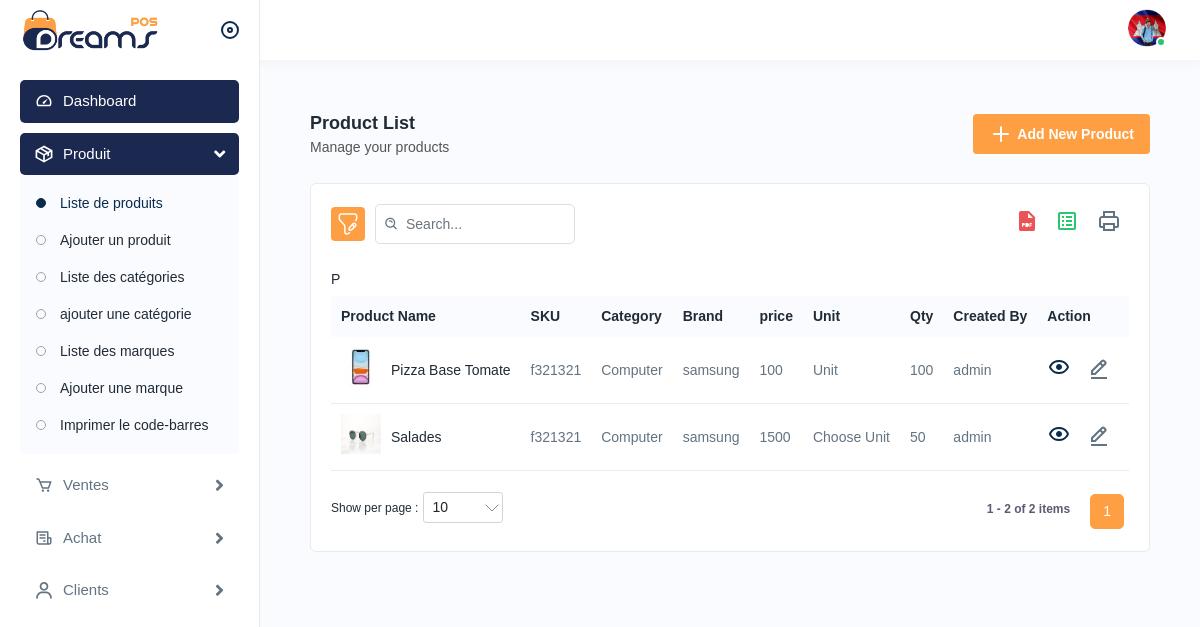
Before: /?page=produits&sub_page=list_product with the older database file.
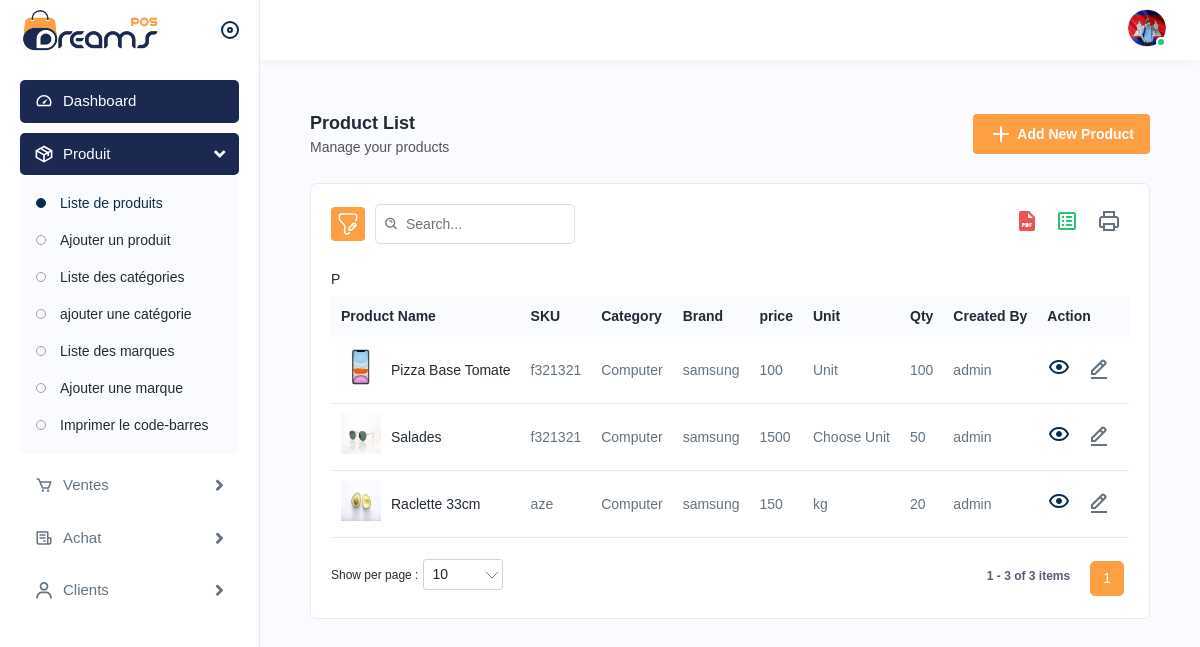
After: the same page with the newer database file.
### tables this page shows
CREATE TABLE `products` (
  `id` int(11) NOT NULL,
  `name` varchar(255) NOT NULL,
  `category` int(11) NOT NULL,
  `brand` int(11) NOT NULL,
  `SKU` varchar(255) NOT NULL,
  `unit` varchar(255) NOT NULL,
  `qty` int(11) NOT NULL,
  `price` int(11) NOT NULL,
  `status` tinyint(1) NOT NULL,
  `img` varchar(255) NOT NULL,
  `description` varchar(255) NOT NULL,
  `created_by` varchar(255) NOT NULL DEFAULT 'admin'
);

CREATE TABLE `categories` (
  `id` int(11) NOT NULL,
  `name` varchar(255) NOT NULL,
  `code` varchar(255) NOT NULL,
  `description` varchar(255) NOT NULL,
  `img` varchar(255) NOT NULL
);

CREATE TABLE `brands` (
  `id` int(11) NOT NULL,
  `name` varchar(255) NOT NULL,
  `description` varchar(255) NOT NULL,
  `img` varchar(255) NOT NULL
);

### includes/config.php (called while the page is built, shortened)
<?php
$pages =                [
                            'dashboard','produits',
                            'ventes','achats',
                            'clients','profile',
                            'settings',
                        ];
$product_upload_dir     = './assets/img/product/';

### includes/goTopage.php (called while the page is built)
<?php
function gotoPage($name)
{
  return include('./pages/' . $name . '.php');
}

### includes/queries/product_list.php (called while the page is built, shortened)
<?php
include 'includes/database.php';
$query = "SELECT * FROM products ";
$all_products = mysqli_query($connection, $query);
?>

### includes/database.php (called while the page is built, shortened)
<?php
$user = "root";
$password = '';
$host = "localhost";
$db = "gestion_stock";
$connection = mysqli_connect($host, $user, $password) or die("Unable to connect!");
$db_q = "CREATE DATABASE IF NOT EXISTS gestion_stock";
mysqli_query($connection, $db_q);
mysqli_select_db($connection, $db) or die("Unable to select database!");
$check = mysqli_query($connection, "SELECT * FROM `clients`");

### includes/functions.php (called while the page is built, shortened)
<?php
function getBrand($brand_id)
{
    include 'includes/database.php';
    $query = "SELECT name FROM brands WHERE id = '$brand_id'";
    $brand = mysqli_fetch_assoc(mysqli_query($connection, $query));
    return $brand;
}
function getCategory($category_id)
{
    include 'includes/database.php';
    $query = "SELECT name FROM categories WHERE id = '$category_id'";
    $category = mysqli_fetch_assoc(mysqli_query($connection, $query));
    return $category;
}

### pages/products/list_product.php (the view, shortened to what this page needs)
<?php
include_once 'includes/queries/product_list.php';
include 'includes/config.php';
$table_head = '
  <tr>
      <th>Product Name</th>
      <th>SKU</th>
      <th>Category </th>P
      <th>Brand</th>
      <th>price</th>
      <th>Unit</th>
      <th>Qty</th>
      <th>Created By</th>
      <th>Action</th>
  </tr>
    ';
?>
<div class="content">
  <div class="page-header">
    <div class="page-title">
      <h4>Product List</h4>
      <h6>Manage your products</h6>
    </div>
    <div class="page-btn">
      <a href="?page=produits&sub_page=add_product" class="btn btn-added"><img src="assets/img/icons/plus.svg" alt="img"
          class="me-1">Add New Product</a>
    </div>
  </div>
  <div class="card">
    <div class="card-body">
      <?php include 'templates/components/list_table_head.php'; ?>
      <?php
      $num = mysqli_num_rows($all_products);
      if ($num > 0) {
        while ($row = mysqli_fetch_assoc($all_products)) {
          $brand = getBrand($row["brand"]);
          $category = getCategory($row["category"]);
          ?>
          <tr>
            <td class="productimgname">
              <a href="javascript:void(0);" class="product-img">
                <img src="<?php echo $product_upload_dir . $row["img"] ?>" alt="product">
              </a>
              <a href="javascript:void(0);">
                <?php echo $row["name"] ?>
              </a>
            </td>
            <td>
              <?php echo $row["SKU"] ?>
            </td>
            <td>
              <?php echo $category["name"] ?>
            </td>
            <td>
              <?php echo $brand["name"] ?>
            </td>
            <td>
              <?php echo $row["price"] ?>
            </td>
            <td>
              <?php echo $row["unit"] ?>
            </td>
            <td>
              <?php echo $row["qty"] ?>
            </td>
            <td>
              <?php echo $row["created_by"] ?>
            </td>
            <td>
              <a class="me-3" href="?page=produits&sub_page=product_details&id=<?php echo $row['id'] ?>">
                <img src="assets/img/icons/eye.svg" alt="img">
              </a>
              <a class="me-3" href="?page=produits&sub_page=edit_product&id=<?php echo $row['id'] ?>">
                <img src="assets/img/icons/edit.svg" alt="img">
              </a>
            </td>
          </tr>
          <?php
        }
      }
      ?>
      <?php include 'templates/components/list_table_footer.php'; ?>
    </div>
  </div>

### index.php (shortened to what this page needs)
<?php
include 'includes/database.php';
include 'includes/goTopage.php';
include 'includes/config.php';
include 'includes/functions.php';
?>
<!DOCTYPE html>
<?php include 'templates/components/header.php'; ?>
<body>
    <div class="main-wrapper">
        <?php
        include 'templates/components/navbar.php';
        include 'templates/components/sidebare.php';
        ?>
        <div class="page-wrapper">
            <div class="content container-fluid">
                <?php
                if (isset($_GET['page'])) {
                    $page = $_GET['page'];
                    if (in_array($page, $pages)) {
                        gotoPage($page);
                    } else {
                        gotoPage('404_box');
                    }
                } else {
                    gotoPage('dashboard');
                }
                ?>
            </div>
        </div>
</body>
</html>

### templates/components/header.php (shortened to what this page needs)
<head>
    <link rel="stylesheet" href="assets/css/bootstrap.min.css">
    <link rel="stylesheet" href="assets/css/animate.css">
    <link rel="stylesheet" href="assets/css/dataTables.bootstrap4.min.css">
    <link rel="stylesheet" href="assets/plugins/fontawesome/css/fontawesome.min.css">
    <link rel="stylesheet" href="assets/plugins/fontawesome/css/all.min.css">
    <link rel="stylesheet" href="assets/css/owl.carousel.min.css">
    <link rel="stylesheet" href="assets/css/owl.theme.default.min.css">
    <link rel="stylesheet" href="assets/css/style.css">
</head>

### templates/components/navbar.php (shortened to what this page needs)
<div class="header">
  <div class="header-left active">
    <a href="./" class="logo">
      <img src="assets/img/logo.png" alt="" />
    </a>
    <a id="toggle_btn" href="javascript:void(0);"> </a>
  </div>
  <ul class="nav user-menu">
    <li class="nav-item dropdown has-arrow main-drop">
      <a
        href="javascript:void(0);"
        class="dropdown-toggle nav-link userset"
        data-bs-toggle="dropdown"
      >
        <span class="user-img"
          ><img src="assets/img/profiles/avator1.jpg" alt="" />
          <span class="status online"></span
        ></span>
      </a>
    </li>
  </ul>
</div>

### templates/components/sidebare.php (shortened to what this page needs)
<?php
$sub_page = $_GET['sub_page'] ?? '';
?>
<div class="sidebar" id="sidebar">
  <div class="sidebar-inner slimscroll">
    <div id="sidebar-menu" class="sidebar-menu">
      <ul>
        <li class="active">
          <a href="index.html"><img src="assets/img/icons/dashboard.svg" alt="img" /><span>
              Dashboard</span>
          </a>
        </li>
        <li class="submenu">
          <a href="javascript:void(0);"><img src="assets/img/icons/product.svg" alt="img" /><span>
              Produit</span>
            <span class="menu-arrow"></span></a>
          <ul>
            <li>
              <a href="?page=produits&sub_page=list_product"
                class="<?php echo $sub_page == 'list_product' || $sub_page == 'product_details' || $sub_page == "edit_product" ? 'active' : '' ?>">Liste
                de produits</a>
            </li>
            <li>
              <a href="?page=produits&sub_page=add_product"
                class="<?php echo $sub_page == 'add_product' ? 'active' : '' ?>">Ajouter un produit</a>
            </li>
            <li>
              <a href="?page=produits&sub_page=list_categories"
                class="<?php echo $sub_page == 'list_categories' || $sub_page == 'edit_category' ? 'active' : '' ?>">Liste
                des catégories</a>
            </li>
            <li>
              <a href="?page=produits&sub_page=add_category"
                class="<?php echo $sub_page == 'add_category' ? 'active' : '' ?>">ajouter une catégorie</a>
            </li>
            <li>
              <a href="?page=produits&sub_page=list_marques"
                class="<?php echo $sub_page == 'list_marques' ? 'active' : '' ?>">Liste des marques</a>
            </li>
            <li>
              <a href="?page=produits&sub_page=add_marques"
                class="<?php echo $sub_page == 'add_marques' ? 'active' : '' ?>">Ajouter une marque</a>
            </li>
            <li>
              <a href="?page=produits&sub_page=import_product">Imprimer le code-barres</a>
            </li>
          </ul>
        </li>
        <li class="submenu">
          <a href="javascript:void(0);"><img src="assets/img/icons/sales1.svg" alt="img" /><span>
              Ventes</span>
            <span class="menu-arrow"></span></a>
        </li>
        <li class="submenu">
          <a href="javascript:void(0);"><img src="assets/img/icons/purchase1.svg" alt="img" /><span>
              Achat</span>
            <span class="menu-arrow"></span></a>
        </li>
        <li class="submenu">
          <a href="javascript:void(0);"><img src="assets/img/icons/users1.svg" alt="img" /><span>
              Clients</span>
            <span class="menu-arrow"></span></a>
        </li>
      </ul>
    </div>
  </div>
</div>

### pages/produits.php
<?php
if (isset($_GET['sub_page'])) {
    $page = $_GET['sub_page'];
    if ($page == "add_product") {
        include "products/add_product.php";
    }
     elseif ($page == "list_product") {
        include "products/list_product.php";
    }
     elseif ($page == "list_categories") {
        include "products/list_categories.php";
    }
     elseif ($page == "edit_category") {
        include "products/action/edit_category.php";
    }
     elseif ($page == "add_category") {
        include "products/add_category.php";
    }
     elseif ($page == "list_marques") {
        include "products/list_marques.php";
    }
     elseif ($page == "add_marques") {
        include "products/add_marques.php";
    }
     elseif ($page == "edit_product") {
        include "products/action/edit.php";
    }
     elseif ($page == "product_details") {
        include "products/product_details.php";
    }
    else {
        include "404_box.php";
    }
} else {
    include "products/list_product.php";
}

### templates/components/list_table_head.php (shortened to what this page needs)
<div class="table-top">
    <div class="search-set">
        <div class="search-path">
            <a class="btn btn-filter" id="filter_search">
                <img src="assets/img/icons/filter.svg" alt="img">
            </a>
        </div>
        <div class="search-input">
            <a class="btn btn-searchset"><img src="assets/img/icons/search-white.svg" alt="img"></a>
        </div>
    </div>
    <div class="wordset">
        <ul>
            <li>
                <a data-bs-toggle="tooltip" data-bs-placement="top" title="pdf"><img src="assets/img/icons/pdf.svg" alt="img"></a>
            </li>
            <li>
                <a data-bs-toggle="tooltip" data-bs-placement="top" title="excel"><img src="assets/img/icons/excel.svg" alt="img"></a>
            </li>
            <li>
                <a data-bs-toggle="tooltip" data-bs-placement="top" title="print"><img src="assets/img/icons/printer.svg" alt="img"></a>
            </li>
        </ul>
    </div>
</div>
<div class="table-responsive">
    <table class="table datanew">
        <thead>
            <?php echo $table_head ?>
        </thead>
        <tbody>

### templates/components/list_table_footer.php
</tbody>
</table>
</div>
</div>

Changed rows visible on the page:
added products: img (picture), name "Raclette 33cm", SKU "aze", category.name "Computer", brand.name "samsung", price "150", unit "kg", qty "20", created_by "admin"
Other visible differences:
text written by a page script: "P 1 1 - 2 of 2 items" → "P 1 1 - 3 of 3 items"
